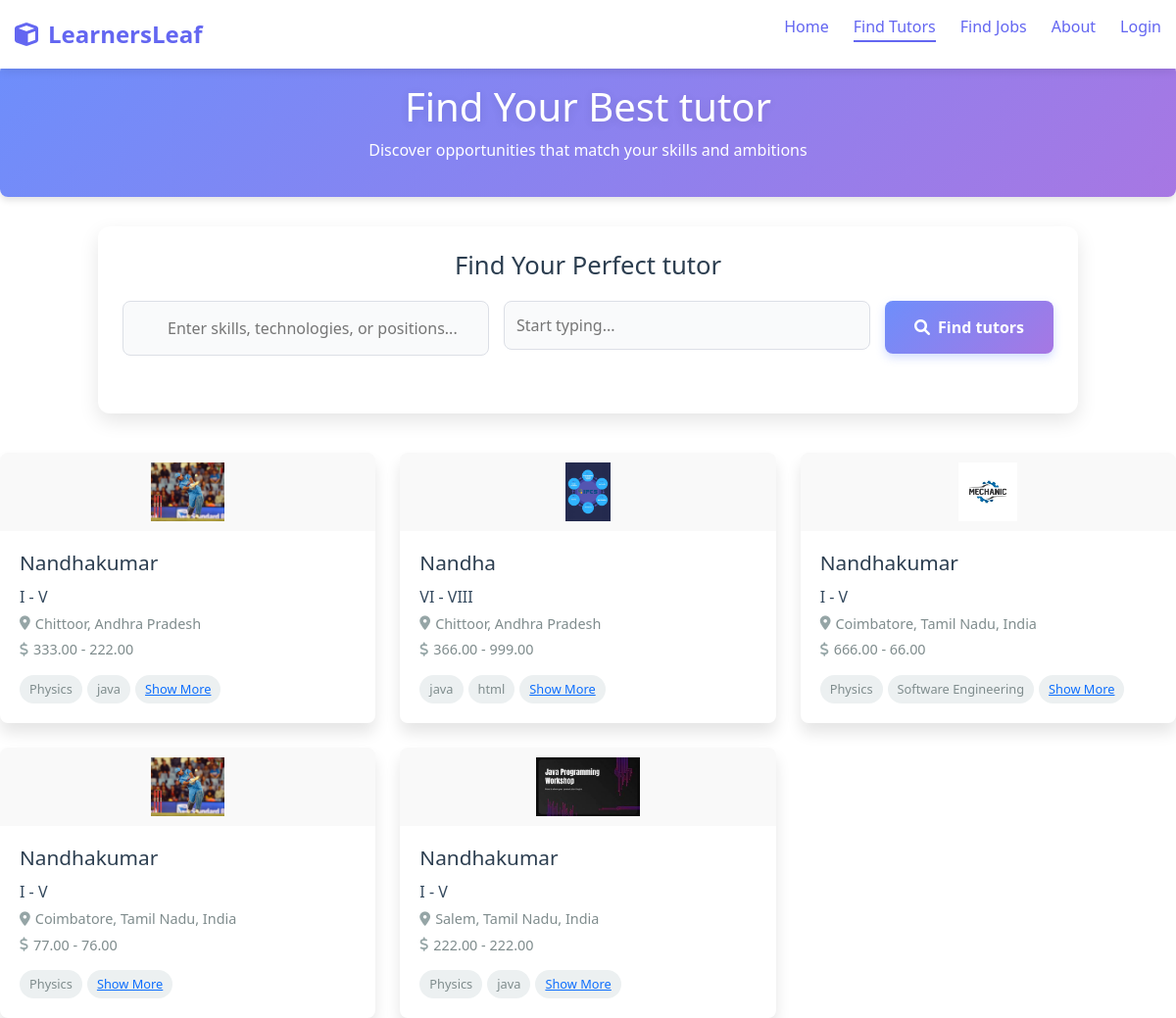
Page /h_online_tutor on the earlier database version.
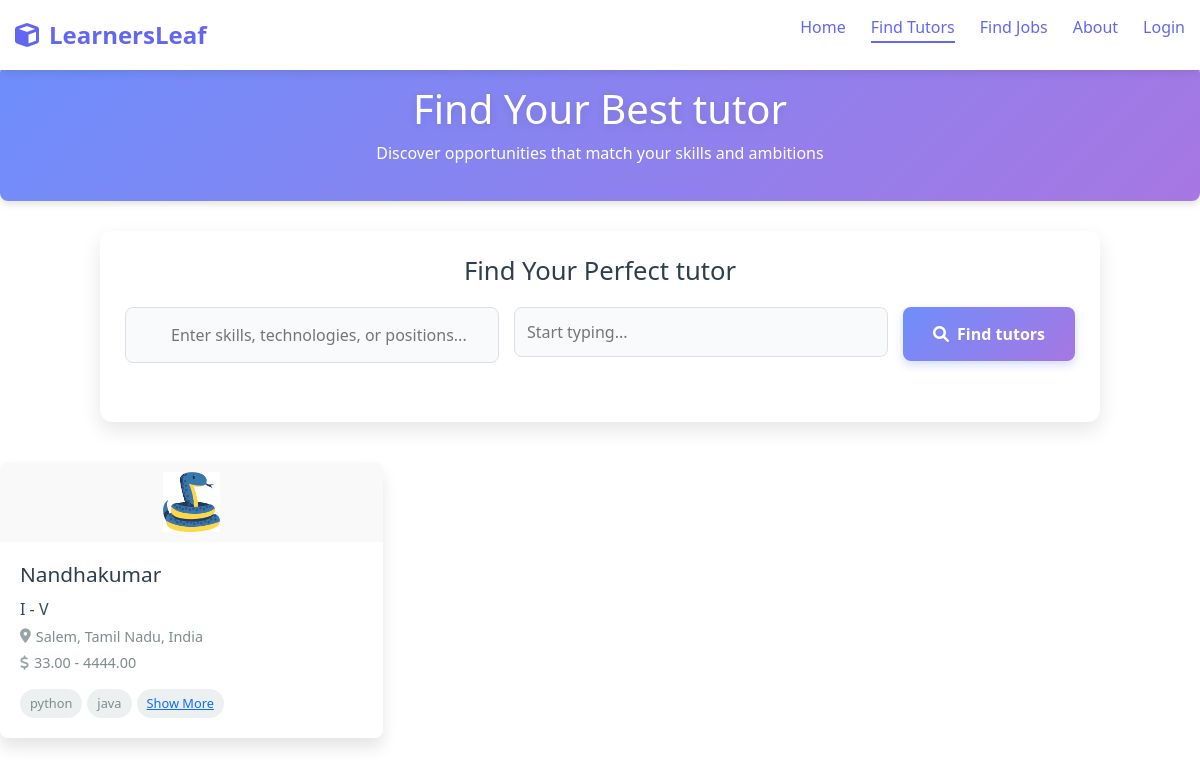
Same page on the later database version.
### kovai_app/models.py (models this page shows)
class TutorRegistration(models.Model):
    GENDER_CHOICES = [
        ('male', 'Male'),
        ('female', 'Female'),
    ]
    TEACHING_TYPES = [
        ('individual_teaching', 'Individual Teaching'),
        ('teaching_company', 'Teaching Company'),
    ]
    DEGREE_TYPES = [
        ('Secondary', 'Secondary'),
        ('Higher_Secondary', 'Higher Secondary'),
        ('Diploma', 'Diploma'),
        ('Graduation', 'Graduation'),
        ('AdvancedDiploma', 'Advanced Diploma'),
        ('PostGraduation', 'Post Graduation'),
        ('Doctorate/PhD', 'Doctorate/PhD'),
        ('Certification', 'Certification'),
        ('Other', 'Other'),
    ]
    ASSOCIATION_CHOICES = [
        ('parttime', 'Part time'),
        ('fulltime', 'Full time'),
        ('Correspondence', 'Correspondence / Distance Learning'),
    ]
    FEE_CHOICES = [
        ('per_hour', 'per hour'),
        ('per_month', 'per month'),
        ('per_year', 'per year'),
    ]
    INTEREST_CHOICES = [
        ('online_teaching', 'Online teaching'),
        ('offline_teaching', 'Offline teaching'),
        ('full_time', 'Full Time'),
        ('part_time', 'Part Time'),
        ('both', 'Both'),
    ]
    user = models.OneToOneField(User, on_delete=models.CASCADE,null=True,blank=True)
    name = models.CharField(max_length=255)
    email = models.EmailField()
    password = models.CharField(max_length=255)
    confirm_password = models.CharField(max_length=255)
    types = models.CharField(max_length=50, choices=TEACHING_TYPES, null=True, blank=True)
    strength = models.CharField(max_length=255, null=True, blank=True)
    gender = models.CharField(max_length=10, choices=GENDER_CHOICES, null=True, blank=True)
    date_of_birth = models.DateField(null=True, blank=True)
    language = models.CharField(max_length=50, choices=TEACHING_TYPES, null=True, blank=True)
    language_two=models.CharField(max_length=50, choices=TEACHING_TYPES, null=True, blank=True)
    language_three=models.CharField(max_length=50, choices=TEACHING_TYPES, null=True, blank=True)
    language_four=models.CharField(max_length=50, choices=TEACHING_TYPES, null=True, blank=True)
    language_five=models.CharField(max_length=50, choices=TEACHING_TYPES, null=True, blank=True)
    location = models.CharField(max_length=255, null=True, blank=True)
    post_code = models.CharField(max_length=20, null=True, blank=True)
    subject = models.CharField(max_length=255, null=True, blank=True)
    from_level = models.CharField(max_length=255, null=True, blank=True)
    institution_name = models.CharField(max_length=255, null=True, blank=True)
    degree_type = models.CharField(max_length=50, choices=DEGREE_TYPES, null=True, blank=True)
    degree_name = models.CharField(max_length=255, null=True, blank=True)
    specialisation= models.CharField(max_length=255, null=True, blank=True)
    institution_name_two = models.CharField(max_length=255, null=True, blank=True)
    institution_name_three = models.CharField(max_length=255, null=True, blank=True)
    institution_name_four = models.CharField(max_length=255, null=True, blank=True)
    institution_name_five = models.CharField(max_length=255, null=True, blank=True)
    degree_type_two = models.CharField(max_length=50, choices=DEGREE_TYPES, null=True, blank=True)
    degree_name_two = models.CharField(max_length=255, null=True, blank=True)
    degree_type_three = models.CharField(max_length=50, choices=DEGREE_TYPES, null=True, blank=True)
    degree_name_three = models.CharField(max_length=255, null=True, blank=True)
    degree_type_four = models.CharField(max_length=50, choices=DEGREE_TYPES, null=True, blank=True)
    degree_name_four = models.CharField(max_length=255, null=True, blank=True)
    degree_type_five = models.CharField(max_length=50, choices=DEGREE_TYPES, null=True, blank=True)
    degree_name_five = models.CharField(max_length=255, null=True, blank=True)
    specialisation_two= models.CharField(max_length=255, null=True, blank=True)
    specialisation_three= models.CharField(max_length=255, null=True, blank=True)
    specialisation_four= models.CharField(max_length=255, null=True, blank=True)
    specialisation_five= models.CharField(max_length=255, null=True, blank=True)
    company_name = models.CharField(max_length=255, null=True, blank=True)
    job_roll = models.CharField(max_length=255, null=True, blank=True)
    company_name_two = models.CharField(max_length=255, null=True, blank=True)
    job_roll_two = models.CharField(max_length=255, null=True, blank=True)
    company_name_three = models.CharField(max_length=255, null=True, blank=True)
    job_roll_three = models.CharField(max_length=255, null=True, blank=True)
    company_name_four = models.CharField(max_length=255, null=True, blank=True)
    job_roll_four = models.CharField(max_length=255, null=True, blank=True)
    company_name_five = models.CharField(max_length=255, null=True, blank=True)
    job_roll_five = models.CharField(max_length=255, null=True, blank=True)
    year_of_experience=models.CharField(max_length=255, null=True, blank=True)
    year_of_experience_two=models.CharField(max_length=255, null=True, blank=True)
    year_of_experience_three=models.CharField(max_length=255, null=True, blank=True)
    year_of_experience_four=models.CharField(max_length=255, null=True, blank=True)
    year_of_experience_five=models.CharField(max_length=255, null=True, blank=True)
    i_charge = models.CharField(max_length=20, choices=FEE_CHOICES, null=True, blank=True)
    min_fee = models.DecimalField(max_digits=10, decimal_places=2, null=True, blank=True)
    max_fee = models.DecimalField(max_digits=10, decimal_places=2, null=True, blank=True)
    classes = models.CharField(max_length=20, choices=FEE_CHOICES, null=True, blank=True)
    other_subject = models.CharField(max_length=20, choices=FEE_CHOICES, null=True, blank=True)
    language_subject = models.CharField(max_length=20, choices=FEE_CHOICES, null=True, blank=True)
    curriculum= models.CharField(max_length=20, choices=FEE_CHOICES, null=True, blank=True)
    willing_to_travel = models.CharField(
        max_length=3,
        choices=[('yes', 'Yes'), ('no', 'No')],
        default='no',
        null=True,
        blank=True
    )
    available_for_online_teaching = models.CharField(
        max_length=3,
        choices=[('yes', 'Yes'), ('no', 'No')],
        default='no',
        null=True,
        blank=True
    )
    help_with_homework = models.CharField(
        max_length=3,
        choices=[('yes', 'Yes'), ('no', 'No')],
        default='no',
        null=True,
        blank=True
    )
    full_time_teacher = models.CharField(
        max_length=3,
        choices=[('yes', 'Yes'), ('no', 'No')],
        default='no',
        null=True,
        blank=True
    )
    interested_in = models.CharField(max_length=20, choices=INTEREST_CHOICES, null=True, blank=True)
    s_profile_description = models.TextField(null=True, blank=True)
    profile_description = models.TextField(null=True, blank=True)
    id_proof = models.ImageField(upload_to=upload_to, null=True, blank=True)
    profile_photo = models.ImageField(upload_to=upload_to,null=True)
    phone = models.CharField(max_length=15 ,null=True, blank=True)
    email_otp=models.BigIntegerField(null=True,blank=True)
    filename=models.CharField(max_length=500, choices=INTEREST_CHOICES, null=True, blank=True)
    coin=models.IntegerField(null=True, blank=True)
    review=models.IntegerField(null=True, blank=True)
    def __str__(self):
        return self.name

### kovai_app/views.py (the view)
# urls.py: path('h_online_tutor',views.h_online_tutor, name='h_online_tutor'),
def h_online_tutor(request):
    all_tutor=TutorRegistration.objects.filter(available_for_online_teaching="Yes")
    print("online",all_tutor)
    return render(request,"h_all_teacher.html",{"tutors":all_tutor,"h":"online"})

### kovai_app/templatetags/custom_filters.py (called while the page is built)
@register.filter
def parse_subjects(value):
    try:
        return ast.literal_eval(value)
    except (ValueError, SyntaxError):
        return value  # Return the original value if parsing fails

### kovai_app/templates/h_all_teacher.html (shortened to what this page needs)
{% load custom_filters %}
<!DOCTYPE html>
<html lang="en">
<head>
    <link rel="stylesheet" href="https://cdnjs.cloudflare.com/ajax/libs/font-awesome/6.0.0-beta3/css/all.min.css">
    <link href="https://cdn.jsdelivr.net/npm/bootstrap@5.3.3/dist/css/bootstrap.min.css" rel="stylesheet">
</head>
<body>
    <header class="top-bar">
        <div class="content-wrapper">
            <nav class="nav-shelf">
                <div class="brand-mark">
                    <i class="fas fa-cube"></i>
                    <span>LearnersLeaf</span>
                </div>
                <ul class="nav-trail">
                    <li><a href="/">Home</a></li>
                    <li><a href="/h_all_teachers" class="current">Find Tutors</a></li>
                    <li><a href="/h_tutors_job">Find Jobs</a></li>
                    <li><a href="/about">About</a></li>
                    {% if request.user.is_authenticated %}
       <li> <a href="/common_dashboard" style="text-decoration: none;">
                Go to Dashboard
            </a></li>
            {% else %}
               <li><a href="/stu_login">Login</a></li>
        {% endif %}
                </ul>
            </nav>
        </div>
    </header>
    <header class="header-1">
        <h1>Find Your Best tutor</h1>
        <p>Discover opportunities that match your skills and ambitions</p>
    </header>
    <div class="search-container">
        <form action="h_search_teacher" method="POST">
            <h2 class="search-title">Find Your Perfect tutor</h2>
            <div class="search-form">
                <div class="search-group">
                    <div class="input-wrapper">
                        <input type="text" id="skillsInput" name="subject"
                            placeholder="Enter skills, technologies, or positions...">
                    </div>
                </div>
                <div class="search-group">
                    <div class="input-wrapper">
                        <div id="search-container">
                            <input type="text" id="search" name="location" placeholder="Start typing..." />
                        </div>
                    </div>
                </div>
                <button id="searchButton" class="search-button" type="submit">
                    <i class="fas fa-search"></i> Find tutors
                </button>
            </div>
        </form>
    </div>
    {% if tutors %}
    <div class="tutor-container">
        {% for tutor in tutors %}
        <div class="tutor-card" data-tutor-id=5>
            <div class="tutor-logo">
                {% if tutor.profile_photo %}
                <img src="{{ tutor.profile_photo.url }}" alt="Profile Photo">
                {% else %}
                <img src="https://media.istockphoto.com/id/1371896330/photo/happy-asian-woman-in-his-graduation-day.jpg"
                    alt="Default Profile">
                {% endif %}
            </div>
            <div class="tutor-details">
                <h2 class="tutor-title">{{ tutor.name|title }} </h2>
                <p class="tutor-company">{{tutor.classes}}</p>
                <p class="tutor-location"><i class="fas fa-map-marker-alt"></i> {{ tutor.location }}</p>
                <p class="tutor-salary"><i class="fas fa-dollar-sign"></i> {{ tutor.min_fee }} - {{ tutor.max_fee }}
                </p>
                <div class="tutor-tags">
                    {% for subject in tutor.subject|parse_subjects|slice:":2" %}
                    <span class="tag">{{ subject }}</span>
                    {% endfor %}
                    {% if request.user.is_authenticated %}
                    <span class="tag"><a href="/s_myprofile/{{tutor.email}}/{{user.email}}" class="ba">Show
                            More</a></span>
                    {% else %}
                    <span class="tag"><a href="/stu_login" class="ba">Show More</a></span>
                    {% endif %}
                </div>
            </div>
        </div>
        {% endfor %}
    </div>
    {% endif %}
</body>
</html>

Differences in the rows shown:
removed TutorRegistration: profile_photo (picture), name "Nandhakumar", classes "I - V", location "Chittoor, Andhra Pradesh", min_fee "333.00", max_fee "222.00", subject "Physics" "java"
removed TutorRegistration: profile_photo (picture), name "Nandha", classes "VI - VIII", location "Chittoor, Andhra Pradesh", min_fee "366.00", max_fee "999.00", subject "java" "html"
removed TutorRegistration: profile_photo (picture), name "Nandhakumar", classes "I - V", location "Coimbatore, Tamil Nadu, India", min_fee "666.00", max_fee "66.00", subject "Physics" "Software Engineering"
removed TutorRegistration: profile_photo (picture), name "Nandhakumar", classes "I - V", location "Coimbatore, Tamil Nadu, India", min_fee "77.00", max_fee "76.00", subject "Physics"
removed TutorRegistration: profile_photo (picture), name "Nandhakumar", classes "I - V", location "Salem, Tamil Nadu, India", min_fee "222.00", max_fee "222.00", subject "Physics" "java"
added TutorRegistration: profile_photo (picture), name "Nandhakumar", classes "I - V", location "Salem, Tamil Nadu, India", min_fee "33.00", max_fee "4444.00", subject "python" "java"
